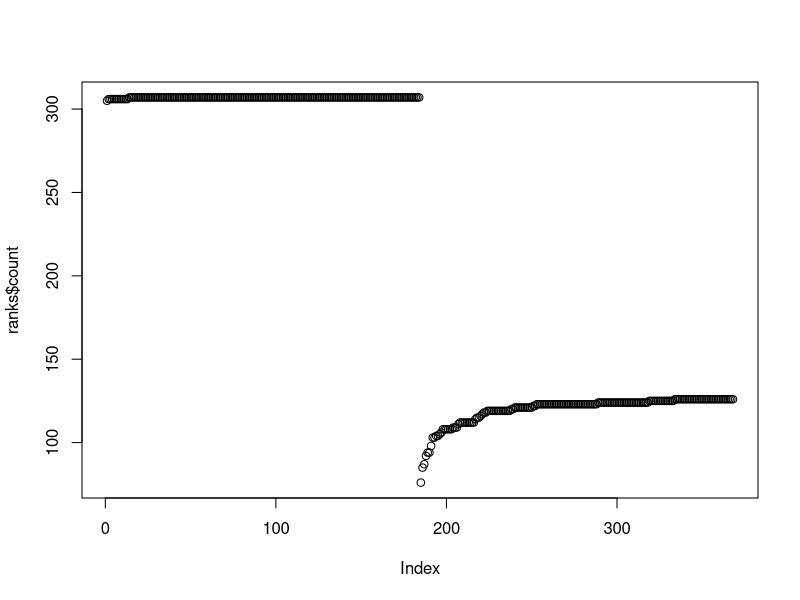
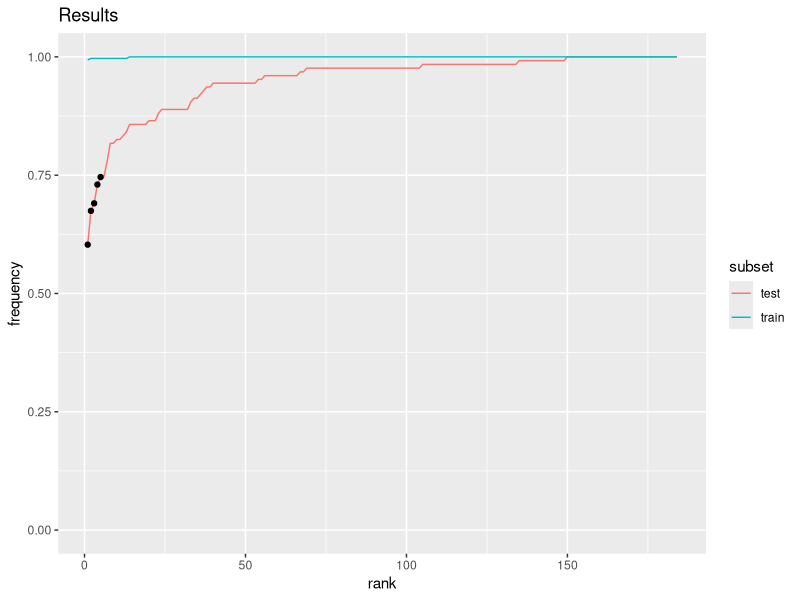

The R script that drew these images, in order:
library(data.table)
library(ggplot2)

ranks <- fread("ranks.csv")

ranks[, subset := factor(subset)]

summary(ranks)

plot(ranks$count)

first_test <- ranks[subset == "test" & rank <= 5]

rank_plot <- ggplot(ranks, aes(x = rank, y = frequency, color = subset)) +
  geom_line() + ylim(0, 1) +
  annotate("point", x = first_test$rank, y = first_test$frequency) +
  labs(title = "Results")

ggsave("figures/ranks.pdf", rank_plot)